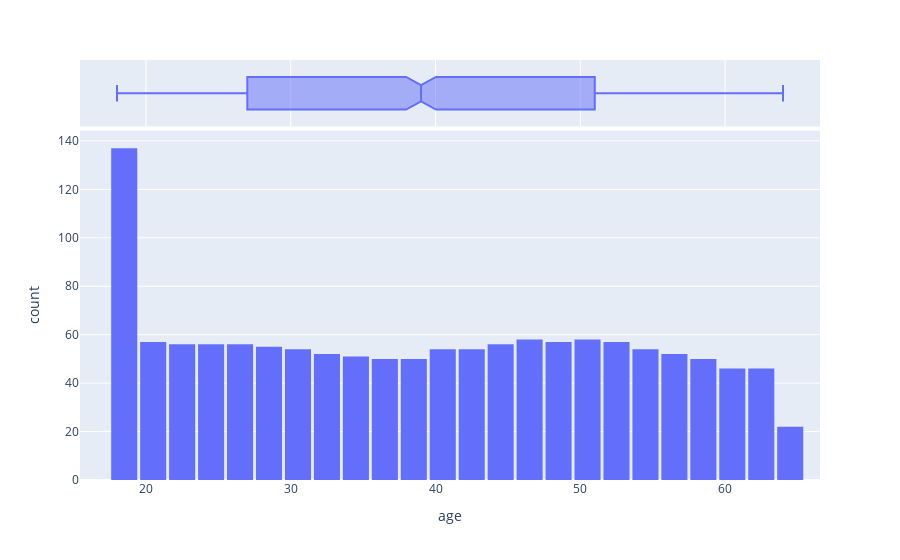

This figure's notebook cell:
### Code cell
fig = px.histogram(medical_df, x='age', marginal='box')
fig.update_layout(bargap=0.1)
fig.show()

### Figure 1 — Plotly figure (JSON) as saved in the notebook; plotly's stock layout.template omitted (floating-point values rounded to 4 significant figures; data arrays with more than 128 entries replaced by an {"elided": "..."} marker saying what was removed)
{"data": [{"alignmentgroup": "True", "bingroup": "x", "hovertemplate": "age=%{x}<br>count=%{y}<extra></extra>", "legendgroup": "", "marker": {"color": "#636efa", "pattern": {"shape": ""}}, "name": "", "offsetgroup": "", "orientation": "v", "showlegend": false, "type": "histogram", "x": {"elided": "1338 int values"}, "xaxis": "x", "yaxis": "y"}, {"alignmentgroup": "True", "hovertemplate": "age=%{x}<extra></extra>", "legendgroup": "", "marker": {"color": "#636efa"}, "name": "", "notched": true, "offsetgroup": "", "showlegend": false, "type": "box", "x": {"elided": "1338 int values"}, "xaxis": "x2", "yaxis": "y2"}], "layout": {"autosize": true, "bargap": 0.1, "barmode": "relative", "legend": {"tracegroupgap": 0}, "margin": {"t": 60}, "xaxis": {"anchor": "y", "autorange": true, "domain": [0, 1], "range": [15.44, 66.56], "title": {"text": "age"}, "type": "linear"}, "xaxis2": {"anchor": "y2", "autorange": true, "domain": [0, 1], "matches": "x", "range": [15.44, 66.56], "showgrid": true, "showticklabels": false, "type": "linear"}, "yaxis": {"anchor": "x", "autorange": true, "domain": [0, 0.8316], "range": [0, 144.2], "title": {"text": "count"}}, "yaxis2": {"anchor": "x2", "autorange": true, "domain": [0.8416, 1], "matches": "y2", "range": [-0.5, 0.5], "showgrid": false, "showline": false, "showticklabels": false, "ticks": "", "type": "category"}}}
